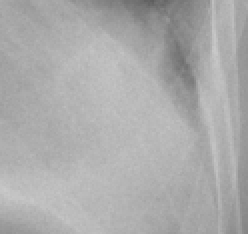
#> input picture examples/images/crop_0.png, 124 x 117 px, given in place of ., which was not available (shown 2 times larger)
$ python -i preprocess.py   (imports and definitions only)
#> lines starting #> are read from the running program, lines starting #| are printed output that depends on the picture; pictures that were not available may be replaced by others from this repository, and a replacement may not be noted
"""图像预处理：统一格式 + sidecar 元信息 + 感知哈希去重 + Sample 构造。

设计要点（PROPOSAL §3.2）：
  1. **保留原始矩阵语义**：16-bit 灰度（CT/CXR DICOM 转出的 png）不做 percentile 拉伸，
     只做线性映射到 8-bit，并把 orig_size/缩放比/spacing/window 全部写进 sidecar——
     一旦丢了 spacing，`measure` 工具在该数据上就永久不可用。
  2. **长边封顶 4096**（cfg.data.resolution.max_side_cap），防止 4K+ 图在批量上传时爆内存；
     只缩不放，scale 一律记录，下游可精确还原坐标。
  3. **去重**用真 pHash（32x32 灰度 + 正交 DCT-II 取低频 8x8，去掉 DC 后按中位数二值化，
     63 bit 有效），汉明距离判重；`tile_hash=True` 时额外对 grid×grid 分块各算一次，
     因为 pHash 对「大图里嵌的小病灶裁剪」是盲的（整图低频几乎不变）。
  4. 随机性：本模块不用随机数；测试里的造图由调用方显式 seed。

不引入新依赖：只用 numpy / PIL；torch 不需要。
"""
from __future__ import annotations

import hashlib
import json
import math
import os
from typing import Any, Dict, Iterable, List, Optional, Sequence, Tuple

import numpy as np
from PIL import Image

from medtaco.utils.config import Cfg
from medtaco.utils.io import atomic_write_json
from medtaco.utils.schema import Box, Sample

# pHash 常数
_PHASH_SIDE = 32          # 统一缩到 32x32 灰度再做 DCT
_PHASH_LOW = 8            # 取左上 8x8 低频，去掉 DC 后剩 63 bit
_HASH_BITS = _PHASH_LOW * _PHASH_LOW

# 分块哈希只对有纹理的块生效：std 低于此值的块（大片纯黑/纯白肺野）直接丢弃
_TILE_MIN_STD = 2.0

_RESAMPLE = Image.LANCZOS


# ---------------------------------------------------------------- 配置读取


# [11 lines left out: function _get, not called in this run]


def _log(tag: str, msg: str) -> None:
    print(f"[{tag}] {msg}", flush=True)


# ---------------------------------------------------------------- 预处理


# [52 lines left out: function preprocess_image, not called in this run]


def sidecar_path(image_path: str) -> str:
    """旁挂 json 路径：`a/b.png` -> `a/b.json`。"""
    return os.path.splitext(image_path)[0] + ".json"


# [83 lines left out: functions _to_rgb8, _load_src_meta, not called in this run]


# ---------------------------------------------------------------- pHash


def _dct_matrix(n: int) -> np.ndarray:
    """正交 DCT-II 矩阵（n×n）：C[k,i] = a_k cos(pi k (2i+1)/2n)，a_0=sqrt(1/n)。"""
    k = np.arange(n)[:, None]
    i = np.arange(n)[None, :]
    C = np.cos(np.pi * k * (2 * i + 1) / (2.0 * n))
    C *= math.sqrt(2.0 / n)
    C[0, :] = math.sqrt(1.0 / n)
    return C


_DCT32 = _dct_matrix(_PHASH_SIDE)


def _gray32(path: str) -> np.ndarray:
    """读图 → 32x32 float32 灰度。用 PIL 的 LANCZOS，避免 numpy 手写重采样。"""
#> called with path = '.'
    with Image.open(path) as im:
#> im is the input picture: PIL image 124x117 RGB; min 94, max 201, mean 171.3
        g = im.convert("L").resize((_PHASH_SIDE, _PHASH_SIDE), _RESAMPLE)
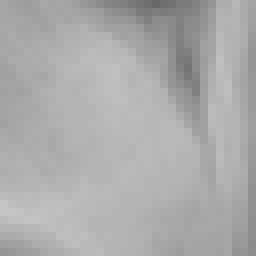
#> g: PIL image 32x32 L (shown 8 times larger); min 104, max 196, mean 171.4
        return np.asarray(g, dtype=np.float32)


def _bits_from_gray32(g: np.ndarray) -> int:
    """32x32 灰度 → 64-bit 整数哈希（低 63 位有效，最高位恒为 0）。"""
    D = _DCT32 @ g.astype(np.float64) @ _DCT32.T
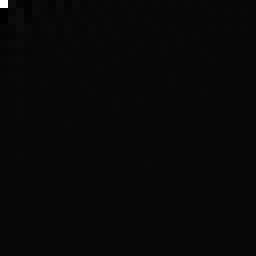
#> D: shape (32, 32) float64 (shown 8 times larger); min -172.5, max 5483.4, mean 5.1; drawn with min black and max white
    low = D[:_PHASH_LOW, :_PHASH_LOW].reshape(-1)      # 64 个系数，low[0] 是 DC
#> low = 64 values, max 5483.4 at index 0, min -172.5 at index 8, mean 82.06
    coeffs = low[1:]                                   # 去掉 DC，剩 63
#> coeffs = 63 values, max 133.8 at index 0, min -172.5 at index 7, mean -3.67
    med = float(np.median(coeffs))
#> med = -1.89
    bits = 0
    for i, v in enumerate(coeffs):
        if v > med:
            bits |= 1 << i
#> this loop made 63 passes
#> (v, bits) on passes 1, 4, 5, 7, 10, 12, 13, 15, 17, 18, 21, 22: (133.8, 1), (38.17, 9), (23.5, 25), (89.28, 89), (99.11, 601), (63.62, 2649), (-0.227, 6745), (42.75, 23129), (78.38, 88665), (104.7, 219737), (24.35, 1268313), (-1.83, 3365465)
#> bits on pass 63: 5712929541135227481
#> after the loop, bits = 5712929541135227481
#> pass 3 of the loop in phash_dedup, `for p in seq:`:
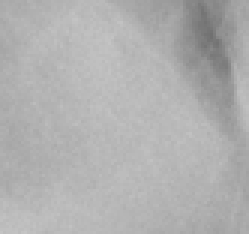
#> input picture examples/images/crop_1.png, 83 x 78 px, given in place of , which was not available (shown 3 times larger)
#> in _gray32, im is the input picture: PIL image 83x78 RGB; min 112, max 196, mean 176.1
#> in _gray32 (call 3), `g = im.convert("L").resize((_PHASH_SIDE, _PHASH_SIDE), _RESAMPLE)`:
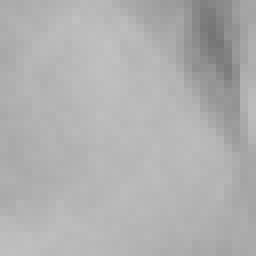
#> g: PIL image 32x32 L (shown 8 times larger); min 117, max 193, mean 176.1
#> in _bits_from_gray32 (call 3), `D = _DCT32 @ g.astype(np.float64) @ _DCT32.T`:
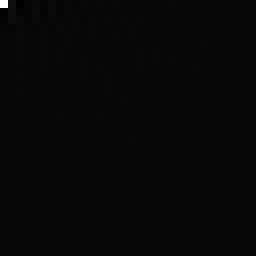
#> D: shape (32, 32) float64 (shown 8 times larger); min -177.8, max 5634, mean 5.3; drawn with min black and max white
#> low = 64 values, max 5634 at index 0, min -177.8 at index 2, mean 85.88
#> coeffs = 63 values, max 185.5 at index 0, min -177.8 at index 1, mean -2.19
#> med = -0.541
#> the loop in _bits_from_gray32 (call 3), `for i, v in enumerate(coeffs):` made 63 passes
#> (v, bits) on passes 1, 4, 6, 9, 12, 14, 17, 18: (185.5, 1), (28.37, 9), (55.04, 41), (129.5, 297), (63.24, 2345), (68.79, 10537), (109.6, 76073), (27.32, 207145)
#> after the loop in _bits_from_gray32 (call 3), `for i, v in enumerate(coeffs):`: bits = 6232544359492561193
#> the loop made 32 passes; the first 3 are shown
    return bits


def phash(path: str) -> int:
    """单图 pHash。"""
    return _bits_from_gray32(_gray32(path))


def hamming_distance(a: int, b: int) -> int:
    """64-bit 汉明距离。"""
    return bin((a ^ b) & ((1 << 64) - 1)).count("1")


# [19 lines left out: function _tile_hashes, not called in this run]


def _segment_widths(nbits: int, nseg: int) -> List[int]:
    base = nbits // nseg
    rem = nbits % nseg
    return [base + (1 if i < rem else 0) for i in range(nseg)]


def _seg_values(bits: int, widths: Sequence[int]) -> List[int]:
    """按段切片出整数（多索引哈希：汉明距离 ≤ nseg-1 时必有一段完全相同）。"""
    vals: List[int] = []
    off = 0
    for w in widths:
        vals.append((bits >> off) & ((1 << w) - 1))
        off += w
    return vals


def phash_dedup(paths: Iterable[str], hamming: int = 6, tile_hash: bool = False,
                grid: int = 3, min_tile_side: int = 256) -> Dict[str, str]:
    """感知哈希去重，返回 `{重复图: 保留图}`（保留图本身不出现在 key 里）。

    参数：
        hamming:  判重阈值（cfg.data.dedup.phash_hamming，默认 6）
        tile_hash: 是否额外做 grid×grid 分块哈希
        grid:     分块数（cfg.data.dedup.tile_grid）
        min_tile_side: 分块边长下限，小于此值直接放弃分块（cfg.data.dedup.min_tile_side）

    实现：多索引哈希——把 64 bit 切成 hamming+1 段，两图距离 ≤hamming 则至少一段相同，
    所以只需在同一段同值的桶里比对，避免 O(n²) 全比对；分块哈希对每个块位置各建一套桶。
    `hamming >= 63` 或 `paths` 很短时退化为暴力比对。
    """
    seq = [p for p in paths]
    kept: List[str] = []
    dup: Dict[str, str] = {}
    if not seq:
        return dup

    thr = max(0, int(hamming))
    nbits = _HASH_BITS  # 64 槽；最高位恒 0，不影响距离
    nseg = min(nbits, thr + 1)

    # 全图哈希
    full_bits: List[int] = []
    for p in seq:
        try:
            full_bits.append(phash(p))
        except Exception as e:  # noqa: BLE001 - 坏图不参与去重但要留痕
            _log("warn", f"pHash 失败 {p}: {type(e).__name__}: {e}")
            full_bits.append(-1)

    # 分块哈希
    tiles: List[List[Tuple[int, int]]] = []
#> tiles = []
    if tile_hash:
        for p, b in zip(seq, full_bits):
            if b < 0:
                tiles.append([])
                continue
            try:
                tiles.append(_tile_hashes(p, int(grid), int(min_tile_side)))
            except Exception as e:  # noqa: BLE001
                _log("warn", f"分块哈希失败 {p}: {type(e).__name__}: {e}")
                tiles.append([])
    else:
        tiles = [[] for _ in seq]

    widths = _segment_widths(nbits, nseg)
    brute = thr >= nbits - 1 or len(seq) <= 64

    full_buckets: Dict[Tuple[int, int], List[int]] = {}
    tile_buckets: Dict[Tuple[int, int, int], List[int]] = {}

    def _match_full(i: int) -> Optional[int]:
        """返回与之判重的已保留图下标。"""
        b = full_bits[i]
        if b < 0:
            return None
        if brute:
            for j in _kept_idx:
                if full_bits[j] >= 0 and hamming_distance(b, full_bits[j]) <= thr:
                    return j
            return None
        for s, v in enumerate(_seg_values(b, widths)):
            for j in full_buckets.get((s, v), ()):
                if hamming_distance(b, full_bits[j]) <= thr:
                    return j
        return None

    # [16 lines left out: function _match_tile, not called in this run]

    _kept_idx: List[int] = []
    for i, p in enumerate(seq):
        j = _match_full(i) if full_bits[i] >= 0 else None
        if j is None and tile_hash and tiles[i]:
            j = _match_tile(i)
        if j is not None:
            dup[p] = kept[j]
            continue
        kept.append(p)
        _kept_idx.append(i)
        b = full_bits[i]
        if b >= 0:
            for s, v in enumerate(_seg_values(b, widths)):
                full_buckets.setdefault((s, v), []).append(i)
        for fi, bi in tiles[i]:
            for s, v in enumerate(_seg_values(bi, widths)):
                tile_buckets.setdefault((fi, s, v), []).append(i)
    return dup


# [9 lines left out: function phash_dedup_from_cfg, not called in this run]


# ---------------------------------------------------------------- Sample 构造


_ANSWER_TYPES = {"closed", "short", "long", "measure"}


# [112 lines left out: functions build_samples, _coerce_sample, _box_from_any, _fill_zoomable, not called in this run]

#> (the run stopped early here; a loop or call above may not have finished)
